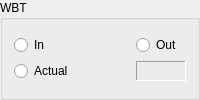
               <widget class="QGroupBox" name="groupBox_id_wbt">
                <property name="title">
                 <string>WBT</string>
                </property>
                <layout class="QVBoxLayout" name="verticalLayout_15">
                 <item>
                  <layout class="QGridLayout" name="gridLayout_26">
                   <item row="0" column="0">
                    <widget class="QRadioButton" name="radioButton_wbt_in">
                     <property name="text">
                      <string>In</string>
                     </property>
                    </widget>
                   </item>
                   <item row="0" column="1">
                    <widget class="QRadioButton" name="radioButton_wbt_out">
                     <property name="text">
                      <string>Out</string>
                     </property>
                    </widget>
                   </item>
                   <item row="1" column="0">
                    <widget class="QRadioButton" name="radioButton_wbt_actual">
                     <property name="text">
                      <string>Actual</string>
                     </property>
                    </widget>
                   </item>
                   <item row="1" column="1">
                    <widget class="QLabel" name="label_id_wbt_actual">
                     <property name="minimumSize">
                      <size>
                       <width>50</width>
                       <height>0</height>
                      </size>
                     </property>
                     <property name="maximumSize">
                      <size>
                       <width>50</width>
                       <height>16777215</height>
                      </size>
                     </property>
                     <property name="frameShape">
                      <enum>QFrame::Panel</enum>
                     </property>
                     <property name="frameShadow">
                      <enum>QFrame::Sunken</enum>
                     </property>
                     <property name="text">
                      <string/>
                     </property>
                    </widget>
                   </item>
                  </layout>
                 </item>
                </layout>
               </widget>
